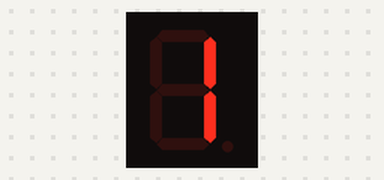
Simulated run of this sketch. Board: Arduino Uno, built with avr-gcc and run on an emulated ATmega328P. Shown: 1-digit seven-segment display. Wiring (inferred from the names in the program): 1-digit 7-segment display, segments lit when HIGH: segments pin 2, pin 3, pin 4, pin 5, pin 6, pin 7, pin 8, pin 9. The segment pins are drawn as the display they are named for.

Above: at 0.1 s.
At 2.1 s:
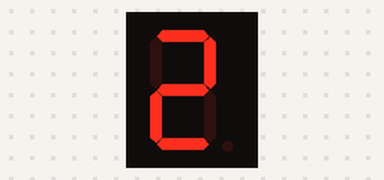
At 4.1 s:
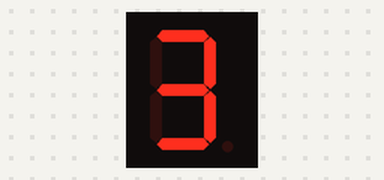
At 8.1 s:
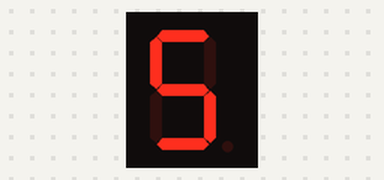
At 12.1 s:
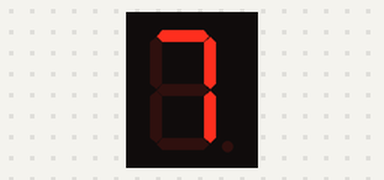
At 17.1 s:
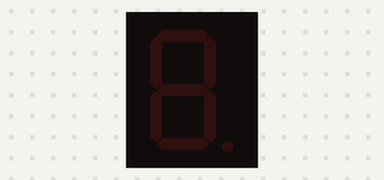

Measured:
- by itself, everything shown: repeats every 18.0 s, in 18 steps
- what the display in image 1 shows lasts 1.0 s, from 2.0 s to 3.0 s

The sketch:

SevenSegment.ino
```cpp
int a =2,b=3,c=4,d=5,e=6,f=7,g=8,dp=9;
void funcStop()
{
    digitalWrite(b,LOW);
    digitalWrite(c,LOW);
    digitalWrite(g,LOW);
    digitalWrite(f,LOW);
    digitalWrite(a,LOW);
    digitalWrite(d,LOW);
    digitalWrite(e,LOW);
}
void funcOne()
  {
    digitalWrite(b,HIGH);
    digitalWrite(c,HIGH);
  }
  void funcTwo()
  {
    digitalWrite(b,HIGH);

    digitalWrite(g,HIGH);

    digitalWrite(a,HIGH);
    digitalWrite(d,HIGH);
    digitalWrite(e,HIGH);
  }
  void funcThree()
  {
    digitalWrite(b,HIGH);
    digitalWrite(c,HIGH);
    digitalWrite(g,HIGH);

    digitalWrite(a,HIGH);
    digitalWrite(d,HIGH);

  }
  void funcFour()
  {
    digitalWrite(b,HIGH);
    digitalWrite(c,HIGH);
    digitalWrite(g,HIGH);
    digitalWrite(f,HIGH);

  }
  void funcFive()
  {

    digitalWrite(c,HIGH);
    digitalWrite(g,HIGH);
    digitalWrite(f,HIGH);
    digitalWrite(a,HIGH);
    digitalWrite(d,HIGH);

  }
  void funcSix()
  {
    digitalWrite(c,HIGH);
    digitalWrite(g,HIGH);
    digitalWrite(f,HIGH);
    digitalWrite(a,HIGH);
    digitalWrite(d,HIGH);
    digitalWrite(e,HIGH);
  }
  void funcSeven()
  {
    digitalWrite(a,HIGH);
    digitalWrite(b,HIGH);
    digitalWrite(c,HIGH);
  }
  void funcEight()
  {
    digitalWrite(b,HIGH);
    digitalWrite(c,HIGH);
    digitalWrite(g,HIGH);
    digitalWrite(f,HIGH);
    digitalWrite(a,HIGH);
    digitalWrite(d,HIGH);
    digitalWrite(e,HIGH);

  }
  void funcNine()
  {
    digitalWrite(b,HIGH);
    digitalWrite(c,HIGH);
    digitalWrite(g,HIGH);
    digitalWrite(f,HIGH);
    digitalWrite(a,HIGH);
   }
void setup() {
  // put your setup code here, to run once:
  pinMode(a,OUTPUT);
  pinMode(b,OUTPUT);
  pinMode(c,OUTPUT);
  pinMode(d,OUTPUT);
  pinMode(e,OUTPUT);
  pinMode(f,OUTPUT);
  pinMode(g,OUTPUT);
  pinMode(dp,OUTPUT);
}

void loop() {
  // put your main code here, to run repeatedly:
  funcOne();
  delay(1000);
  funcStop();
  delay(1000);
  funcTwo();
  delay(1000);
  funcStop();
  delay(1000);
  funcThree();
  delay(1000);
  funcStop();
  delay(1000);
  funcFour();
  delay(1000);
  funcStop();
  delay(1000);
  funcFive();
  delay(1000);
  funcStop();
  delay(1000);
  funcSix();
  delay(1000);
  funcStop();
  delay(1000);
  funcSeven();
  delay(1000);
  funcStop();
  delay(1000);
  funcEight();
  delay(1000);
  funcStop();
  delay(1000);
  funcNine();
  delay(1000);
  funcStop();
  delay(1000 );
}
```
